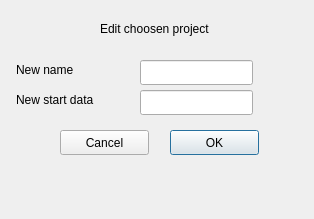
<?xml version="1.0" encoding="UTF-8"?>
<ui version="4.0">
 <class>editproj</class>
 <widget class="QDialog" name="editproj">
  <property name="geometry">
   <rect>
    <x>0</x>
    <y>0</y>
    <width>314</width>
    <height>219</height>
   </rect>
  </property>
  <property name="windowTitle">
   <string>Dialog</string>
  </property>
  <widget class="QLineEdit" name="lineEdit">
   <property name="geometry">
    <rect>
     <x>140</x>
     <y>60</y>
     <width>113</width>
     <height>25</height>
    </rect>
   </property>
  </widget>
  <widget class="QLineEdit" name="lineEdit_2">
   <property name="geometry">
    <rect>
     <x>140</x>
     <y>90</y>
     <width>113</width>
     <height>25</height>
    </rect>
   </property>
  </widget>
  <widget class="QLabel" name="label">
   <property name="geometry">
    <rect>
     <x>16</x>
     <y>60</y>
     <width>141</width>
     <height>20</height>
    </rect>
   </property>
   <property name="text">
    <string>New name</string>
   </property>
  </widget>
  <widget class="QLabel" name="label_2">
   <property name="geometry">
    <rect>
     <x>16</x>
     <y>90</y>
     <width>141</width>
     <height>20</height>
    </rect>
   </property>
   <property name="text">
    <string>New start data</string>
   </property>
  </widget>
  <widget class="QLabel" name="label_3">
   <property name="geometry">
    <rect>
     <x>100</x>
     <y>20</y>
     <width>151</width>
     <height>17</height>
    </rect>
   </property>
   <property name="text">
    <string>Edit choosen project</string>
   </property>
  </widget>
  <widget class="QPushButton" name="pushButton">
   <property name="geometry">
    <rect>
     <x>170</x>
     <y>130</y>
     <width>89</width>
     <height>25</height>
    </rect>
   </property>
   <property name="text">
    <string>OK</string>
   </property>
  </widget>
  <widget class="QPushButton" name="pushButton_2">
   <property name="geometry">
    <rect>
     <x>60</x>
     <y>130</y>
     <width>89</width>
     <height>25</height>
    </rect>
   </property>
   <property name="text">
    <string>Cancel</string>
   </property>
  </widget>
 </widget>
 <resources/>
 <connections/>
</ui>
